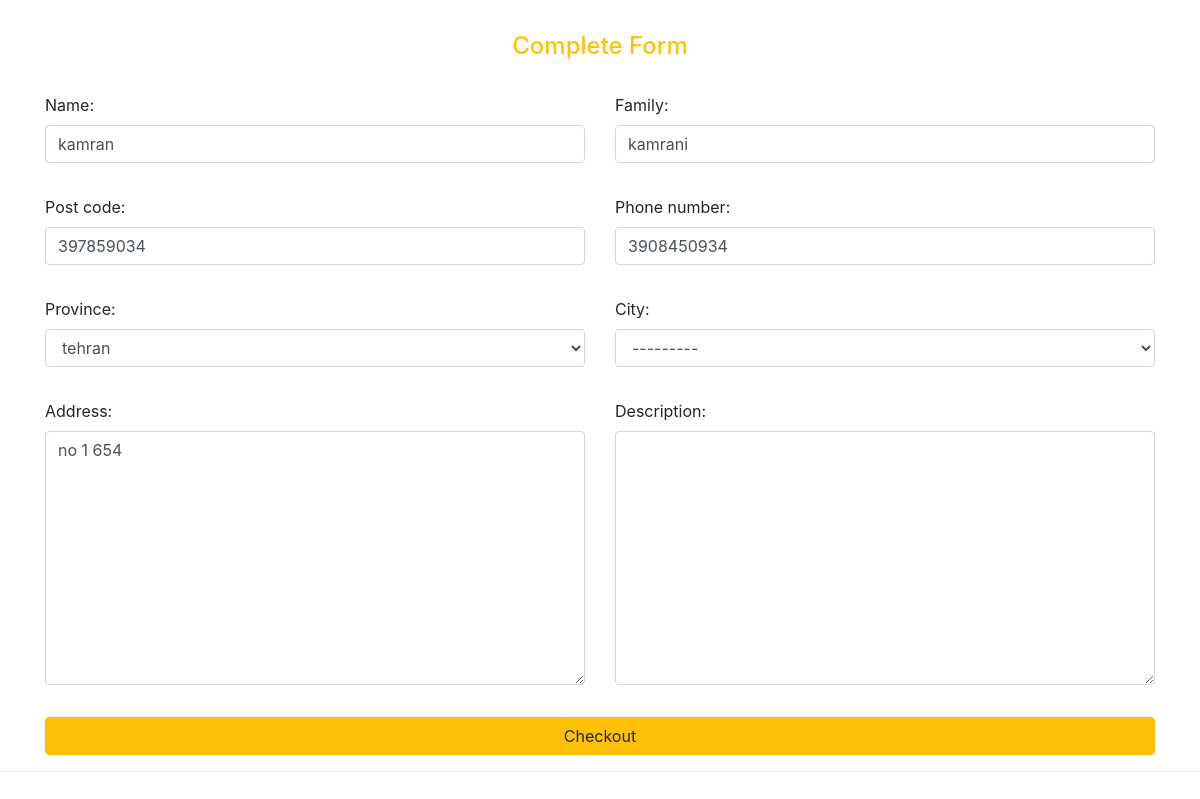
Page /order/complete-order/ (signed in) on the committed database.
### order_module/models.py (models this page shows, shortened)
class Order( models.Model ):
    owner = models.ForeignKey( settings.AUTH_USER_MODEL, on_delete=models.CASCADE )
    is_paid = models.BooleanField( default=False, help_text='order paid or not' )
    is_send = models.BooleanField( default=False, help_text='order sent or not' )
    created_date = models.DateTimeField( help_text='created current user order', auto_now_add=True )
    payment_date = models.DateTimeField( null=True, blank=True, help_text='order payment date' )
    tracking_code = models.CharField( null=True, max_length=50 )
    coupon_code = models.ForeignKey( 'Coupon', null=True, on_delete=models.DO_NOTHING, blank=True )
    name = models.CharField( max_length=50, null=True, blank=True )
    family = models.CharField( max_length=50, null=True, blank=True )
    post_code = models.IntegerField( null=True, blank=True )
    phone_number = models.IntegerField( null=True, blank=True )
    province = models.ForeignKey( 'Province', on_delete=models.CASCADE, null=True, blank=True )
    city = models.ForeignKey( 'City', on_delete=models.CASCADE, null=True, blank=True )
    address = models.TextField( null=True, blank=True )
    description = models.TextField( null=True, blank=True )
    class Meta:
        verbose_name = 'user order'
        verbose_name_plural = 'orders list'

### order_module/views.py (the view, shortened to what this page needs)
# urls.py: path('complete-order/', views.complete_order, name='complete-order'),
@login_required
def complete_order(request):
    open_order: Order = Order.objects.get(owner=request.user, is_paid=False)
    if open_order is None:
        return redirect('home_module:home-view')
    context = {
        'title': 'complete order'
    }
    complete_form = CompleteForm(request.POST or None, instance=open_order)
    context['complete_form'] = complete_form
    return render(request, 'order_module/complete_order.html', context)

### order_module/models.py (called while the page is built)
    def __str__(self):
        return self.province_name

### order_module/templates/order_module/complete_order.html (shortened to what this page needs)
{% extends 'shared/layout.html' %}
{% block content %}
    <div class="container">
        <h4 class="text-center text-warning m-4 p-2">Complete Form</h4>
        <form method="post" data-cities-url="{% url 'order_module:load_cities' %}" id="completeForm" novalidate>
            <div class="row">
                <div class="col-lg-6 col-md-6 form-group">
                    <label>{{ complete_form.name.label }}:</label>
                    {{ complete_form.name }}
                </div>
                <div class="col-lg-6 col-md-6 form-group">
                    <label>{{ complete_form.family.label }}:</label>
                    {{ complete_form.family }}
                </div>
            </div>
            <div class="row">
                <div class="col-lg-6 col-md-6 form-group">
                    <label>{{ complete_form.post_code.label }}:</label>
                    {{ complete_form.post_code }}
                </div>
                <div class="col-lg-6 col-md-6 form-group">
                    <label>{{ complete_form.phone_number.label }}:</label>
                    {{ complete_form.phone_number }}
                </div>
            </div>
            <div class="row">
                <div class="col-lg-6 col-md-6 form-group">
                    <label>{{ complete_form.province.label }}:</label>
                    {{ complete_form.province }}
                </div>
                <div class="col-lg-6 col-md-6 form-group">
                    <label>{{ complete_form.city.label }}:</label>
                    {{ complete_form.city }}
                </div>
            </div>
            <div class="row">
                <div class="col-lg-6 col-md-6 form-group">
                    <label>{{ complete_form.address.label }}:</label>
                    {{ complete_form.address }}
                </div>
                <div class="col-lg-6 col-md-6 form-group">
                    <label>{{ complete_form.description.label }}:</label>
                    {{ complete_form.description }}
                </div>
            </div>
            <button class="btn btn-warning btn-block" type="submit">Checkout</button>
        </form>
    </div>
{% endblock %}

### static/css/style.css (style rules this page uses)
body { overflow: -moz-scrollbars-vertical; overflow-x: hidden; overflow-y: auto; }

### rows in the picture
Order: name "kamran", family "kamrani", post_code "397859034", phone_number "3908450934", province "tehran", city "---------", address "no 1 654"

### other values in the picture
{{ complete_form.name.label }} "Name"
{{ complete_form.family.label }} "Family"
{{ complete_form.post_code.label }} "Post code"
{{ complete_form.phone_number.label }} "Phone number"
{{ complete_form.province.label }} "Province"
{{ complete_form.city.label }} "City"
{{ complete_form.address.label }} "Address"
{{ complete_form.description.label }} "Description"
